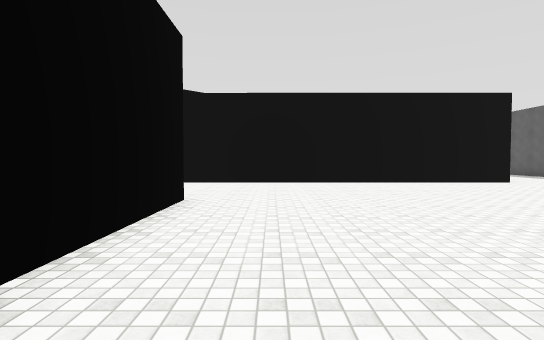
view 1 (above)

16 first-person views from a walk through a Unity game level. The camera is 1.4 m above the floor, tilts 2° down and sees 80° across. The floor is counted in squares, 2 m on a side. Each view is taken from the middle of a square. On the plan, view 1 faces up. The plan holds only what a view shows up to about 10 squares ahead; the rest is blank. The place goes on beyond the plan. The player character is not drawn. Surface patterns are stand-ins for the level's own textures.

view 2
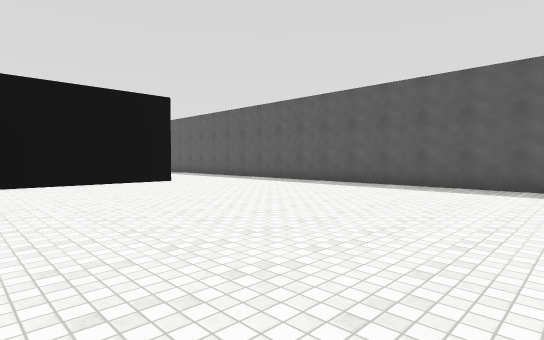

view 3
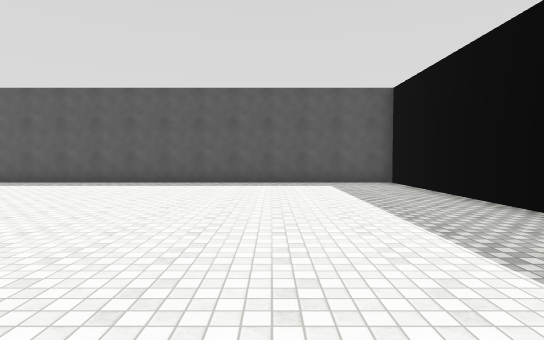

view 4
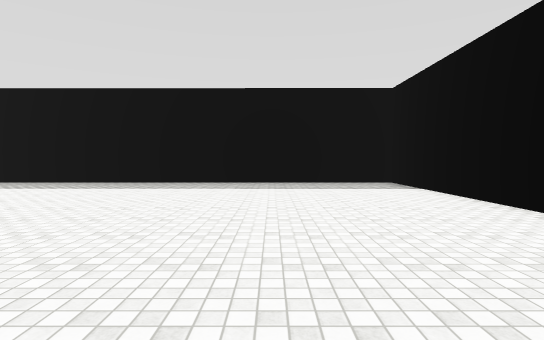

view 5
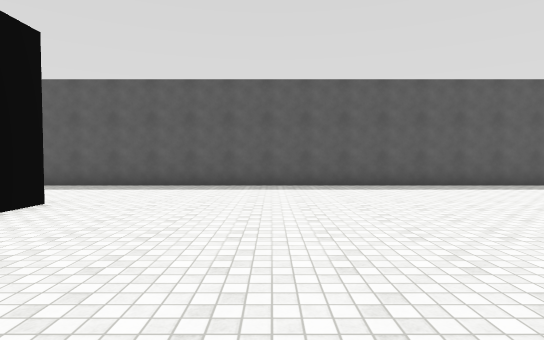

view 6
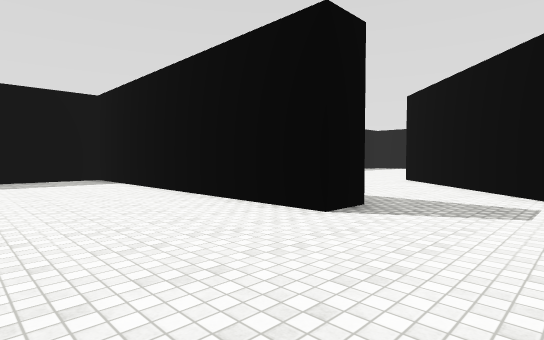

view 7
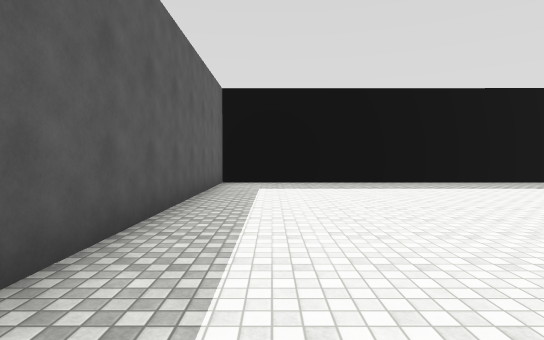

view 8
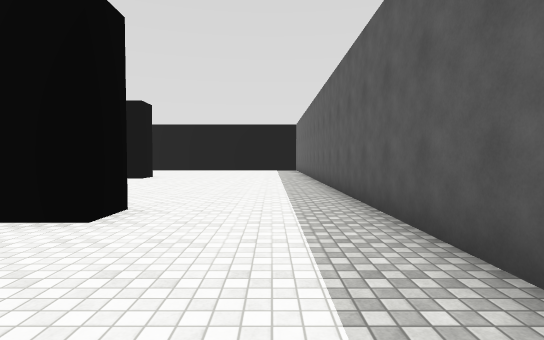

view 9
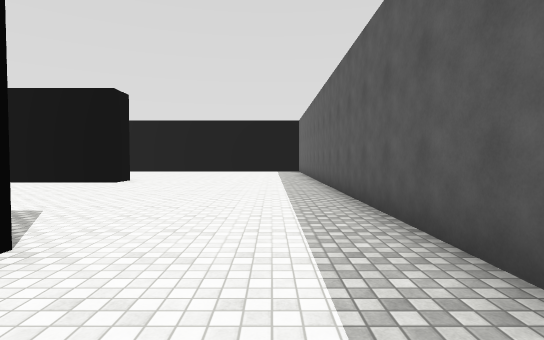

view 10
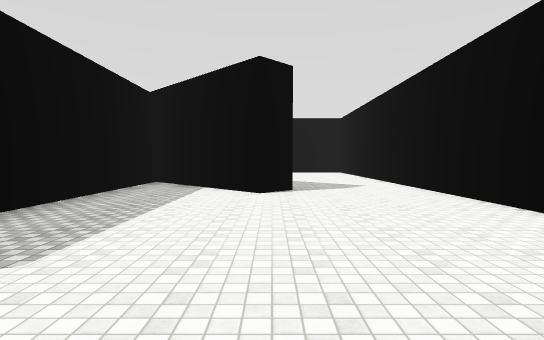

view 11
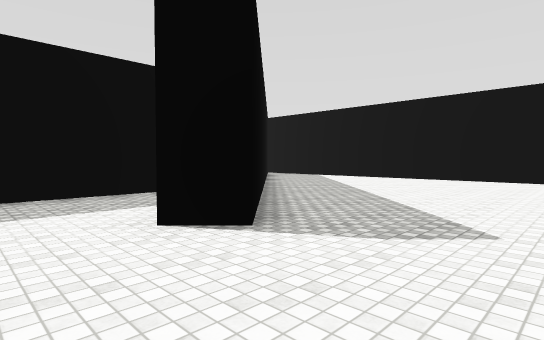

view 12
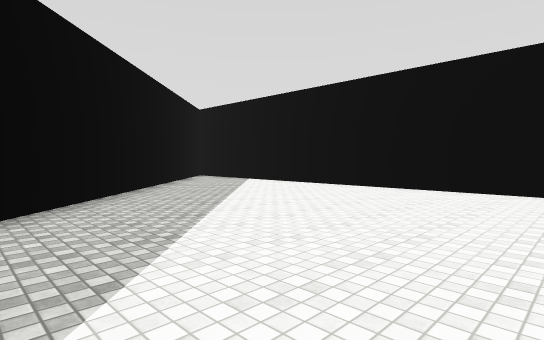

view 13
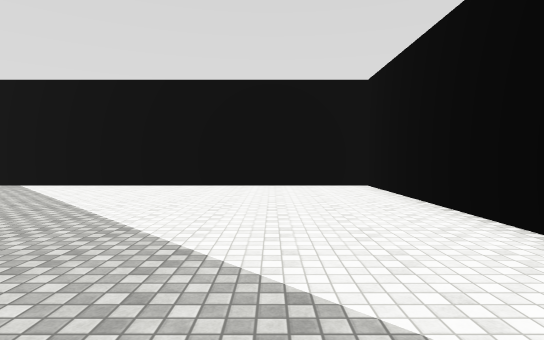

view 14
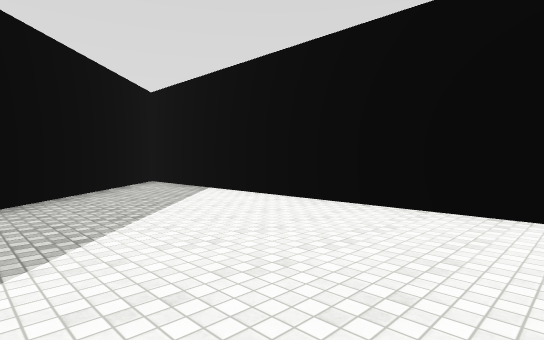

view 15
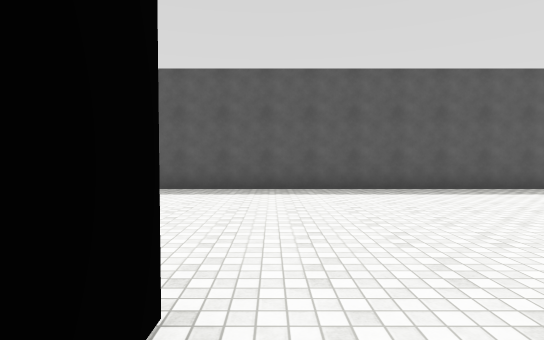

view 16
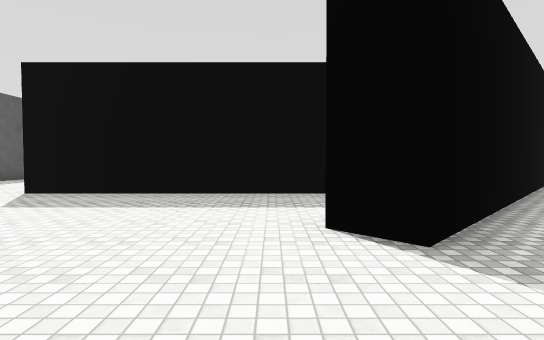

### Floor plan
Points are (right, up) in squares from view 1. A wall is a line through its corners. A room is listed if a view was taken in it or the views show most of it. See-through windows are left out.
Room 1 (views 1, 2, 3, 4, 5, 6, 7, 8, 9)
walls: (-1.5, 3.6) (-1.5, -3.5) (10.5, -3.5) (10.5, 8.5); (7.1, 9.5) (-2.6, 9.5)
ways out: opening at (9, 9.7) to room 2; opening at (-3.5, 6.5)
Room 2 (views 10, 11, 12, 13, 14, 15, 16)
walls: (0.7, 14.5) (1.5, 13.8) (-1.8, 10.5) (7, 10.5); (4.4, 18) (4.4, 17.5) (-2.1, 17.5); (-5, 17.5) (-8.5, 17.5) (-8.5, 5.2) (-0.9, 12.9); (10.5, 8.5) (10.5, 18.5)
ways out: opening at (9, 9.7) to room 1

Where each view was taken, in squares from view 1:
view 1: 0 up, 0 right, facing up
view 2: 0 up, 2 right, facing up-right
view 3: 0 up, 1 right, facing right
view 4: 6 up, 2 right, facing down
view 5: 6 up, 2 right, facing right
view 6: 8 up, 2 right, facing down-left
view 7: 6 up, 9 right, facing down
view 8: 6 up, 9 right, facing up
view 9: 8 up, 9 right, facing up
view 10: 14 up, 8 right, facing left
view 11: 17 up, 3 right, facing down-left
view 12: 17 up, 1 left, facing down-left
view 13: 15 up, 0 right, facing left
view 14: 15 up, 4 left, facing down-left
view 15: 17 up, 3 right, facing right
view 16: 17 up, 2 right, facing down
